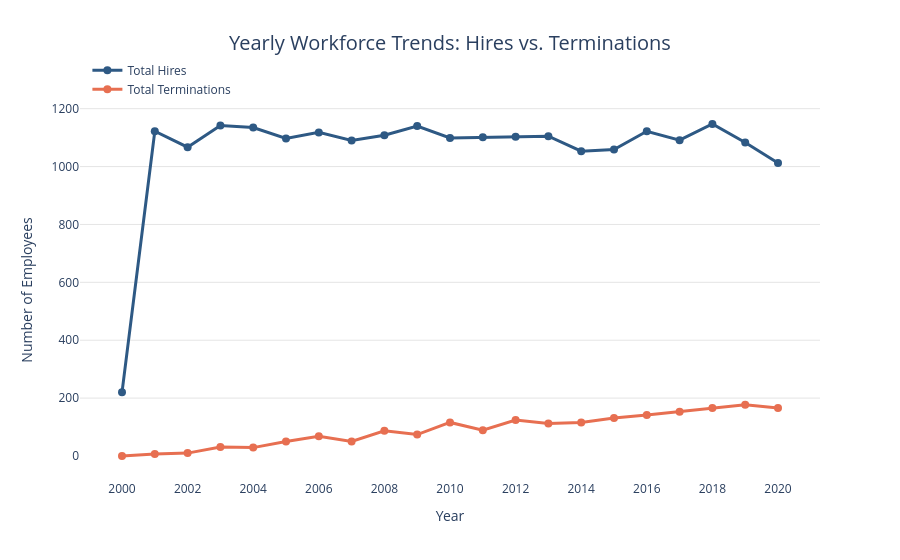

Notebook cell for this chart:
### Code cell
import plotly.graph_objects as go

# 2. Extract the columns into separate lists
years = [row[0] for row in result]
hires = [row[1] for row in result]
terminations = [row[2] for row in result]

# 3. Create the interactive line chart
fig = go.Figure()

# Add the 'Hires' trend line (Blue)
fig.add_trace(go.Scatter(
    x=years, 
    y=hires, 
    mode='lines+markers', # Shows both the line and the data points
    name='Total Hires',
    line=dict(color='#2E5984', width=3),
    marker=dict(size=8)
))

# Add the 'Terminations' trend line (Orange)
fig.add_trace(go.Scatter(
    x=years, 
    y=terminations, 
    mode='lines+markers',
    name='Total Terminations',
    line=dict(color='#E76F51', width=3),
    marker=dict(size=8)
))

# 4. Format the layout for a professional, clean look
fig.update_layout(
    title='Yearly Workforce Trends: Hires vs. Terminations',
    xaxis_title='Year',
    yaxis_title='Number of Employees',
    title_x=0.5,
    title_font_size=20,
    plot_bgcolor='rgba(0,0,0,0)', # Transparent background
    hovermode='x unified', # TRICK: Shows both values simultaneously when hovering over a year
    xaxis=dict(showgrid=False, dtick=2), # Show every 2nd year on the X-axis so it doesn't get crowded
    yaxis=dict(showgrid=True, gridcolor='#E5E5E5'),
    legend=dict(yanchor="bottom", y=0.99, xanchor="left", x=0.01) # Position the legend 
)

# Display the chart
fig.show()

### Figure 1 — Plotly figure (JSON) as saved in the notebook; plotly's stock layout.template omitted (floating-point values rounded to 4 significant figures)
{"data": [{"line": {"color": "#2E5984", "width": 3}, "marker": {"size": 8}, "mode": "lines+markers", "name": "Total Hires", "type": "scatter", "x": [2000, 2001, 2002, 2003, 2004, 2005, 2006, 2007, 2008, 2009, 2010, 2011, 2012, 2013, 2014, 2015, 2016, 2017, 2018, 2019, 2020], "y": [220, 1122, 1067, 1142, 1135, 1097, 1118, 1090, 1108, 1140, 1099, 1101, 1103, 1105, 1053, 1059, 1122, 1091, 1147, 1083, 1012]}, {"line": {"color": "#E76F51", "width": 3}, "marker": {"size": 8}, "mode": "lines+markers", "name": "Total Terminations", "type": "scatter", "x": [2000, 2001, 2002, 2003, 2004, 2005, 2006, 2007, 2008, 2009, 2010, 2011, 2012, 2013, 2014, 2015, 2016, 2017, 2018, 2019, 2020], "y": [0, 7, 10, 31, 29, 50, 68, 50, 87, 74, 116, 89, 124, 112, 116, 131, 142, 153, 166, 177, 166]}], "layout": {"hovermode": "x unified", "legend": {"x": 0.01, "xanchor": "left", "y": 0.99, "yanchor": "bottom"}, "plot_bgcolor": "rgba(0,0,0,0)", "title": {"font": {"size": 20}, "text": "Yearly Workforce Trends: Hires vs. Terminations", "x": 0.5}, "xaxis": {"dtick": 2, "showgrid": false, "title": {"text": "Year"}}, "yaxis": {"gridcolor": "#E5E5E5", "showgrid": true, "title": {"text": "Number of Employees"}}}}
